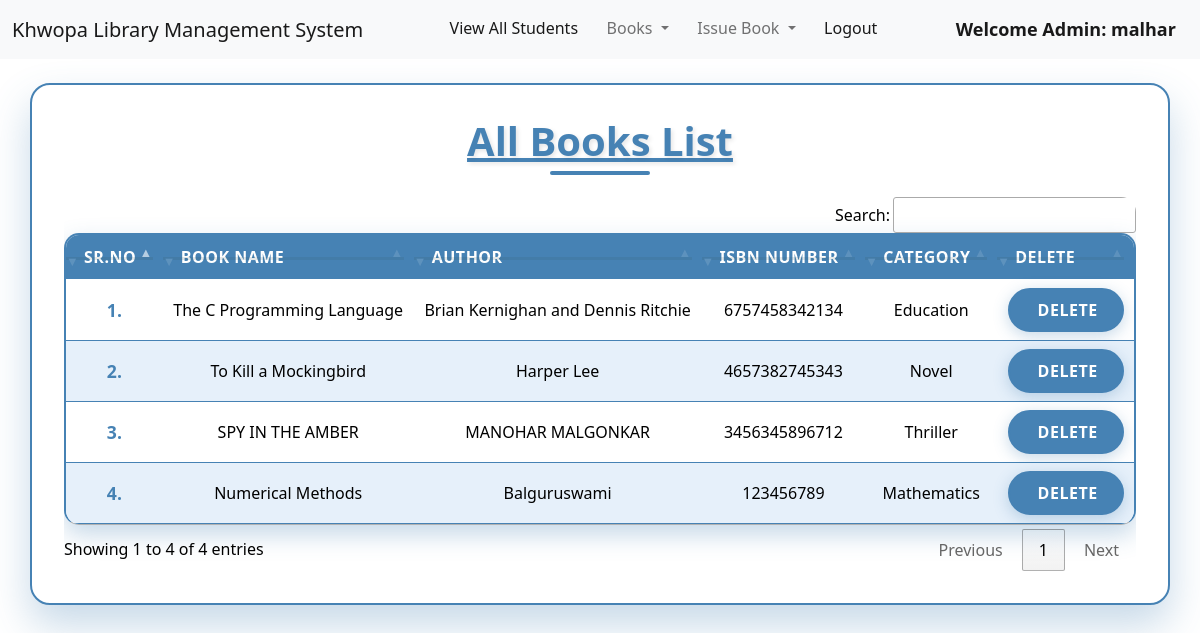
Page /view_books/ (signed in) on the committed database.
### library/models.py (models this page shows, shortened)
class Book(models.Model):
    name = models.CharField(max_length=200)
    author = models.CharField(max_length=200)
    isbn = models.PositiveIntegerField()
    category = models.CharField(max_length=50)

### library/views.py (the view)
# urls.py: path("view_books/", views.view_books, name="view_books"),
@login_required(login_url = '/admin_login')
def view_books(request):
    books = Book.objects.all()
    return render(request, "view_books.html", {'books':books})

### library/templates/view_books.html (shortened to what this page needs)
{% extends 'admin_navbar.html' %}
{% load static %}
{% block body %}
    <div class="container mt-4">
        <h1 class="text-center">
            <u>All Books List</u>
        </h1>
        <div class="table-responsive">
            <table class="table" id="example">
                <thead>
                    <tr>
                        <th>Sr.No</th>
                        <th>Book Name</th>
                        <th>Author</th>
                        <th>ISBN Number</th>
                        <th>Category</th>
                        <th>Delete</th>
                    </tr>
                </thead>
                <tbody>
                    {% for book in books %}
                    <tr>
                        <td>{{forloop.counter}}.</td>
                        <td>{{book.name}}</td>
                        <td>{{book.author}}</td>
                        <td>{{book.isbn}}</td>
                        <td>{{book.category}}</td>
                        <td>
                            <a href="/delete_book/{{book.id}}/" class="btn btn-danger" onclick="return confirm('Are you sure you want to delete this book?')">
                                Delete
                            </a>
                        </td>
                    </tr>
                    {% endfor %}
                </tbody>
            </table>
        </div>
    </div>
{% endblock %}

### library/templates/admin_navbar.html (shortened to what this page needs)
<!doctype html>
<html lang="en">
  <head>
    <link href="https://cdn.jsdelivr.net/npm/bootstrap@5.1.0/dist/css/bootstrap.min.css" rel="stylesheet">
    <link rel="stylesheet" href="https://cdn.datatables.net/1.10.25/css/jquery.dataTables.min.css">
    <link rel="stylesheet" href="https://cdn.datatables.net/buttons/1.7.1/css/buttons.dataTables.min.css">
  </head>
  <body>
    <nav class="navbar navbar-expand-lg navbar-light bg-light">
        <div class="container-fluid">
          <a class="navbar-brand" href="#">Khwopa Library Management System</a>
          <div class="collapse navbar-collapse" id="navbarSupportedContent">
            <ul class="navbar-nav me-auto mb-2 mb-lg-0">
              <li class="nav-item">
                <a class="nav-link active" aria-current="page" href="/view_students/">View All Students</a>
              </li>
              <li class="nav-item dropdown">
                <a class="nav-link dropdown-toggle" href="#" id="navbarDropdown" role="button" data-bs-toggle="dropdown" aria-expanded="false">
                  Books
                </a>
              </li>
              <li class="nav-item dropdown">
                <a class="nav-link dropdown-toggle" href="#" id="navbarDropdown" role="button" data-bs-toggle="dropdown" aria-expanded="false">
                  Issue Book
                </a>
              </li>
              <li class="nav-item">
                <a class="nav-link active" aria-current="page" href="/logout/">Logout</a>
              </li>
              <li class="nav-item">
                <a style="font-weight:600; font-family:'Segoe UI', Tahoma, Geneva, Verdana, sans-serif; font-size: large;" class="nav-link active" href="#">Welcome Admin: {{request.user}}</a>
              </li>
            </ul>
          </div>
        </div>
      </nav>
      {% block body %}
      {% endblock %}
  </body>
</html>

### library/templates/view_books.html (style rules this page uses)
:root { --primary-blue: #4682B4; --dark-blue: #2F4F4F; --light-blue: #E6F0FA; --white: #FFFFFF; --black: #000000; --gray: #666666; --light-gray: #F8F9FA; --shadow-color: rgba(70, 130, 180, 0.3); }
body { background: var(--white); min-height: 100vh; font-family: 'Segoe UI', Tahoma, Geneva, Verdana, sans-serif; color: var(--black); }
.container { background: var(--white); border-radius: 20px; box-shadow: 0 20px 40px var(--shadow-color); padding: 2rem; margin-top: 2rem; margin-bottom: 2rem; border: 2px solid var(--primary-blue); }
h1 { color: var(--primary-blue); font-weight: bold; text-shadow: 2px 2px 4px rgba(0, 0, 0, 0.1); margin-bottom: 2rem; position: relative; }
h1::before { content: ''; position: absolute; bottom: -10px; left: 50%; transform: translateX(-50%); width: 100px; height: 4px; background: var(--primary-blue); border-radius: 2px; }
.table { background: var(--white); border-radius: 15px; overflow: hidden; box-shadow: 0 10px 25px var(--shadow-color); border: 2px solid var(--primary-blue); }
.table thead th { background: var(--primary-blue); color: var(--white); font-weight: 600; text-transform: uppercase; letter-spacing: 0.5px; border: none; padding: 1rem; text-align: center; position: relative; }
.table thead th::after { content: ''; position: absolute; bottom: 0; left: 0; right: 0; height: 3px; background: var(--dark-blue); }
.table tbody tr { border: none; }
.table tbody tr:nth-child(even) { background-color: var(--light-blue); }
.table tbody tr:nth-child(odd) { background-color: var(--white); }
.table tbody td { padding: 1rem; text-align: center; vertical-align: middle; border: none; border-bottom: 1px solid var(--primary-blue); font-weight: 500; color: var(--black); }
.table tbody td:first-child { font-weight: bold; color: var(--primary-blue); font-size: 1.1em; }
.btn-danger { background: var(--primary-blue); border: 2px solid var(--primary-blue); color: var(--white); border-radius: 25px; padding: 0.5rem 1.5rem; font-weight: 600; text-transform: uppercase; letter-spacing: 0.5px; box-shadow: 0 4px 15px var(--shadow-color); text-decoration: none; display: inline-block; }
.container { animation: fadeInUp 0.8s ease-out; }
.table tbody tr { animation: fadeInUp 0.6s ease-out; animation-fill-mode: both; }
.table tbody tr:nth-child(1) { animation-delay: 0.1s; }
.table tbody tr:nth-child(2) { animation-delay: 0.2s; }
.table tbody tr:nth-child(3) { animation-delay: 0.3s; }
.table tbody tr:nth-child(4) { animation-delay: 0.4s; }
.table-responsive { border-radius: 15px; overflow: hidden; }

### rows in the picture
Book: name "The C Programming Language", author "Brian Kernighan and Dennis Ritchie", isbn "6757458342134", category "Education"
Book: name "To Kill a Mockingbird", author "Harper Lee", isbn "4657382745343", category "Novel"
Book: name "SPY IN THE AMBER", author "MANOHAR MALGONKAR", isbn "3456345896712", category "Thriller"
Book: name "Numerical Methods", author "Balguruswami", isbn "123456789", category "Mathematics"

### other values in the picture
{{ request.user }} "malhar"
